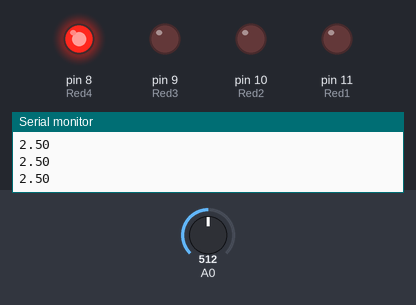
A sketch run on a simulated Arduino Uno, built with avr-gcc and run on an emulated ATmega328P. On the bench: output pins drawn as LEDs (lit = HIGH), the last lines printed to the serial monitor. The test bench sets the inputs (shaded band); at power-on: A0 = 512.

Above: at 1.2 s.
1.3 s: A0 set to 540
At 2.5 s:
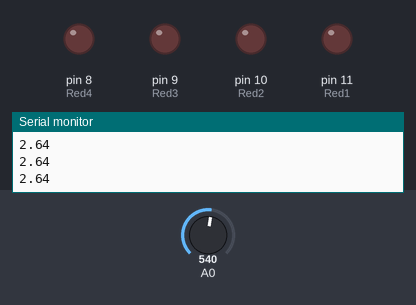
2.8 s: A0 set to 661
4.3 s: A0 set to 684
At 4.7 s:
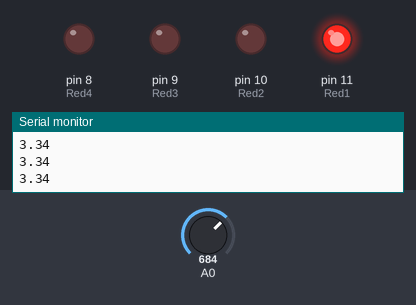
5.8 s: A0 set to 511
At 7.0 s:
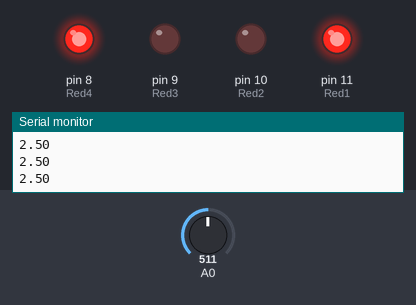
7.3 s: A0 set to 701
8.8 s: A0 set to 732
At 9.3 s:
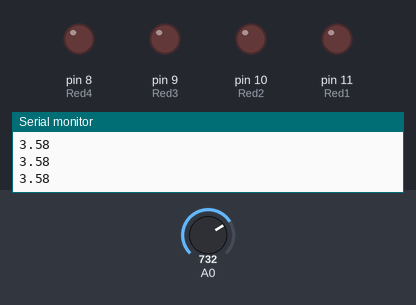
Timing chart, 0 to 11.3 s (numbered marks = the images above; inputs shaded):
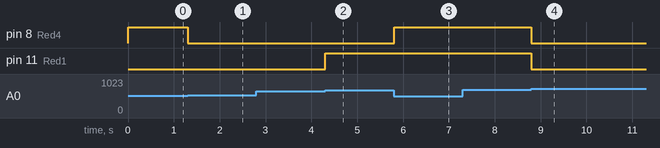

The sketch:

Act5.2.ino
```cpp
#define Red1 11
#define Red2 10
#define Red3 9
#define Red4 8

void setup()
{
  Serial.begin(9600);
  pinMode(A0, INPUT);
  for (int i = 8; i <= 11; i++) {
    pinMode(i, OUTPUT);
    digitalWrite(i, LOW);
  }
}

void loop()
{
  int sensorValue = analogRead(A0);
  float voltage = sensorValue * (5.0 / 1023.0);
  if (voltage > 3.3 && voltage < 3.5) {
    digitalWrite(Red1, HIGH);
  }
  else if (voltage > 4.8 && voltage < 6.0) {
    digitalWrite(Red2, HIGH);
  }
  else if (voltage > 4.4 && voltage < 4.6) {
    digitalWrite(Red3, HIGH);
  }
  else if (voltage > 2.4 && voltage < 2.6) {
    digitalWrite(Red4, HIGH);
  }
  else
  {
    digitalWrite(Red1, LOW);
    digitalWrite(Red2, LOW);
    digitalWrite(Red3, LOW);
    digitalWrite(Red4, LOW);
  }
  Serial.println(voltage);
}
```

Measured:
- the behaviour switches between 531 and 532 on A0 (found by bisection; images 0 and 1)
- the behaviour switches between 675 and 676 on A0 (found by bisection; images 1 and 2)
- the behaviour switches between 716 and 717 on A0 (found by bisection; images 3 and 4)
- after the input at 1.3 s, pin 8 (Red4): HIGH → LOW at once
- after the input at 4.3 s, pin 11 (Red1): LOW → HIGH at once
- after the input at 5.8 s, pin 8 (Red4): LOW → HIGH at once
- after the input at 8.8 s, pin 8 (Red4), pin 11 (Red1): HIGH → LOW at once
